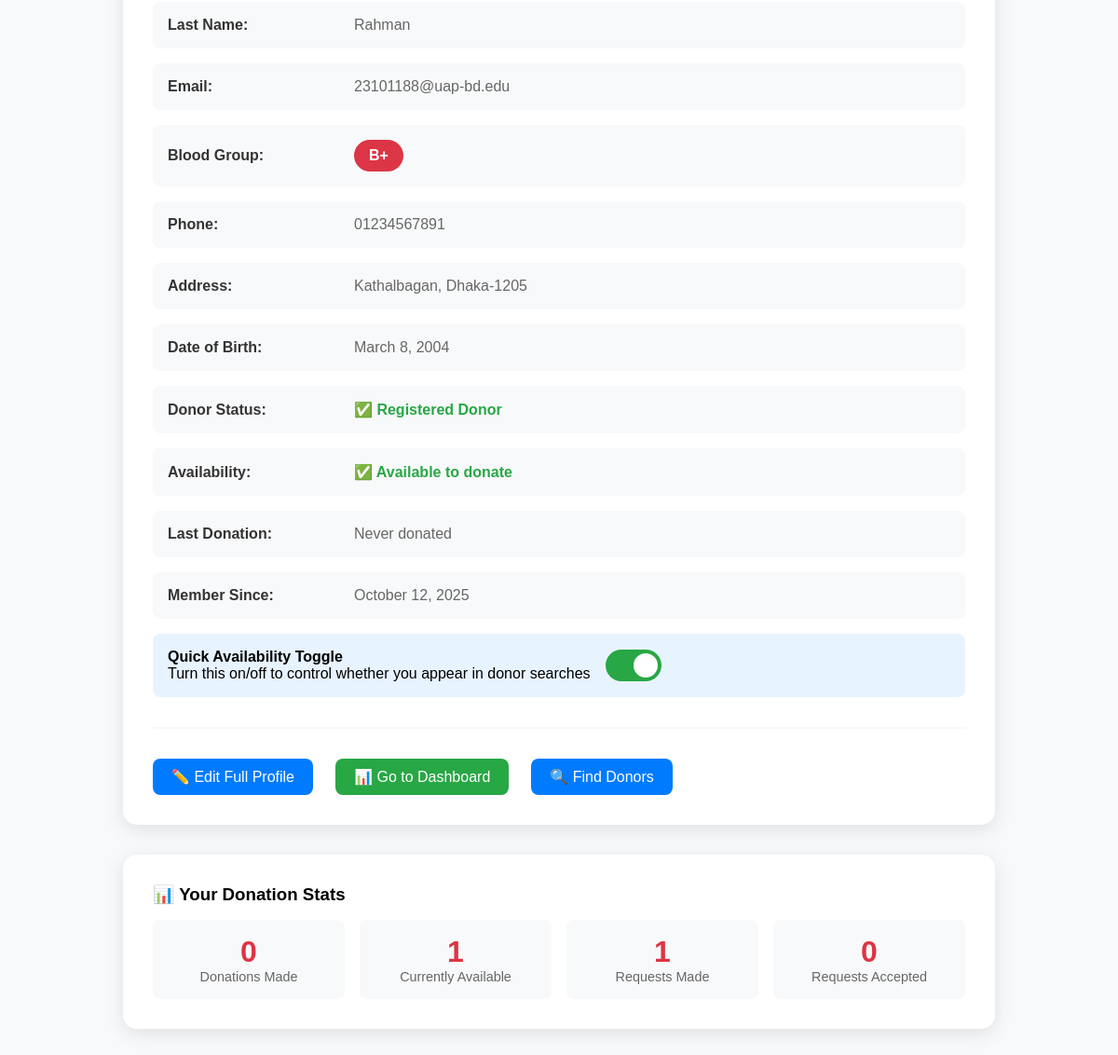
The app's page /profile/ (signed in, lower part), older data.
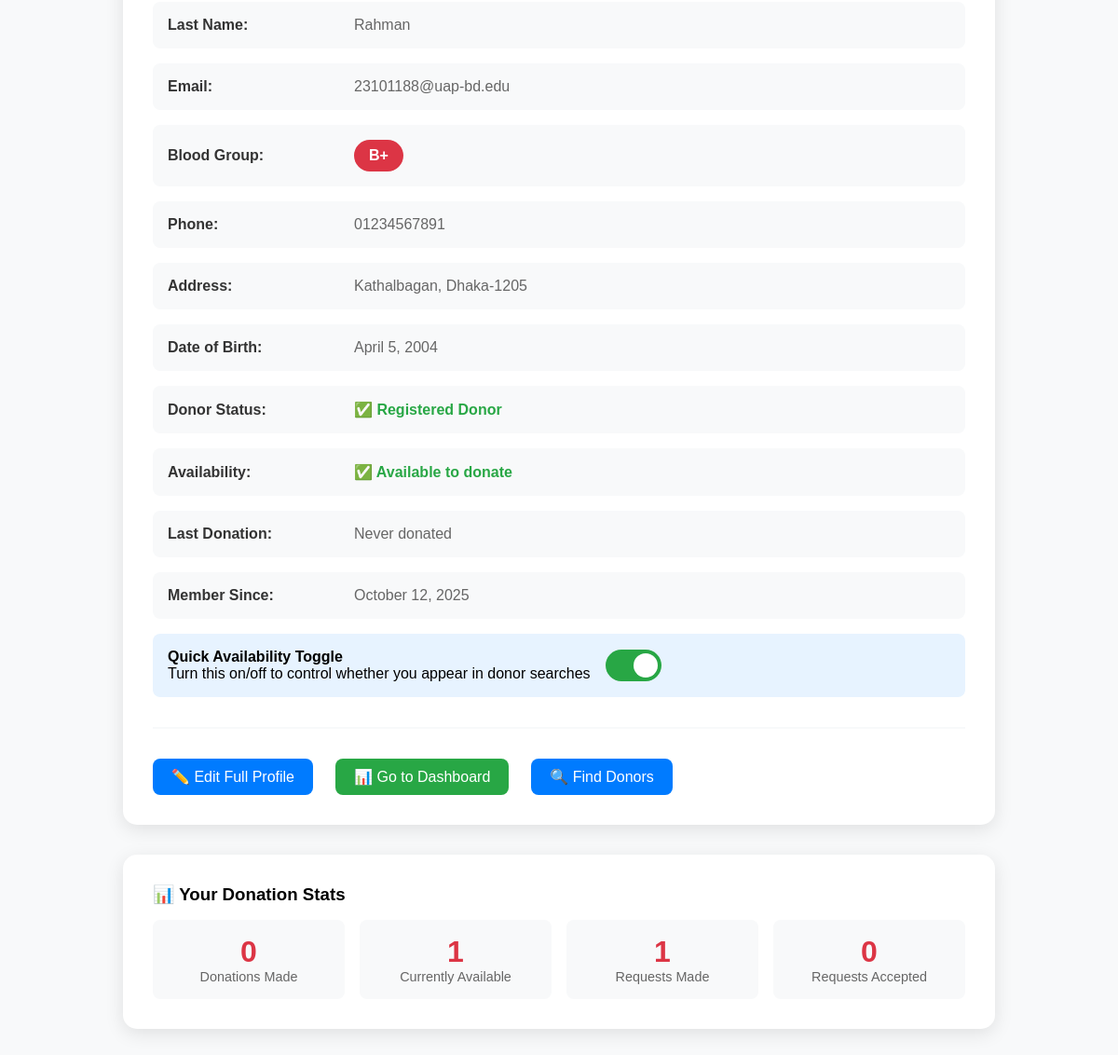
The same page, newer data.
### UAP_Student_Blood_Information_System/bloodbank/models.py (models this page shows, shortened)
class UserProfile(models.Model):
    profile_picture = models.ImageField(
        upload_to='profile_pics/',
        null=True,
        blank=True,
        help_text='Upload your profile picture (JPG, PNG, JPEG)',
        validators=[FileExtensionValidator(allowed_extensions=['jpg', 'jpeg', 'png'])]
    )

### UAP_Student_Blood_Information_System/bloodbank/views.py (the view)
# urls.py: path('profile/', views.profile, name='profile'),
@login_required
def profile(request):
    try:
        profile_obj = UserProfile.objects.get(user=request.user)
    except UserProfile.DoesNotExist:
        profile_obj = UserProfile.objects.create(user=request.user)
    unread_count = get_unread_notification_count(request.user)
    return render(request, 'profile.html', {
        'user': request.user,
        'profile': profile_obj,
        'unread_count': unread_count,
    })

### UAP_Student_Blood_Information_System/bloodbank/context_processors.py (called while the page is built)
def notification_count(request):
    if request.user.is_authenticated:
        unread_count = Notification.objects.filter(user=request.user, is_read=False).count()
        return {'unread_count': unread_count}
    return {'unread_count': 0}

### UAP_Student_Blood_Information_System/bloodbank/views.py (called while the page is built, shortened)
def get_unread_notification_count(user):
    return Notification.objects.filter(user=user, is_read=False).count()

### UAP_Student_Blood_Information_System/templates/profile.html (shortened to what the changed rows need)
<!DOCTYPE html>
<html lang="en">
<head>
</head>
<body>
<div class="container">
    <div class="profile-card">
        <div class="profile-info">
            <div class="info-item">
                <span class="info-value">
                    {% if profile.blood_group %}
                    <span class="blood-group">{{ profile.blood_group }}</span>
                    {% else %}
                    Not set
                    {% endif %}
                </span>
            </div>
            <div class="info-item">
                <span class="info-label">Phone:</span>
                <span class="info-value">
                    {% if profile.phone %}
                    {{ profile.phone }}
                    {% else %}
                    Not set
                    {% endif %}
                </span>
            </div>
            <div class="info-item">
                <span class="info-value">
                    {% if profile.address %}
                    {{ profile.address|linebreaks }}
                    {% else %}
                    Not set
                    {% endif %}
                </span>
            </div>
            <div class="info-item">
                <span class="info-label">Date of Birth:</span>
                <span class="info-value">
                    {% if profile.date_of_birth %}
                    {{ profile.date_of_birth }}
                    {% else %}
                    Not set
                    {% endif %}
                </span>
            </div>
            <div class="info-item">
                <span class="info-label">Member Since:</span>
                <span class="info-value">
                    {% if profile.created_at %}
                    {{ profile.created_at|date:"F j, Y" }}
                    {% else %}
                    Recently joined
                    {% endif %}
                </span>
            </div>
        </div>
    </div>
</div>
</body>
</html>

Row changes from the older to the newer data that the page shows:
changed UserProfile "Kathalbagan, Dhaka-1205": date_of_birth "March 8, 2004" → "April 5, 2004"
